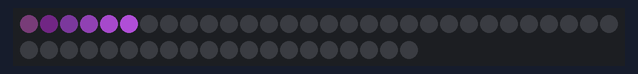
The sketch below on a simulated Arduino Uno, built with avr-gcc and run on an emulated ATmega328P. Parts: 50 RGB LEDs in strip order, left to right, continuing on the next row. Dim RGB values are drawn brighter than linear.

Above: at 0.15 s.
At 0.77 s:
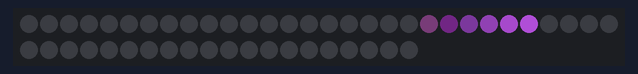
At 1.39 s:
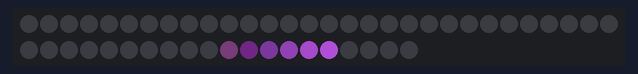

Measured:
- by itself, everything shown: repeats every 1.5 s, in 5 steps

The sketch:

Cylon-en-riktning-blue.ino
```cpp
#include "FastLED.h"

// Load with card: ArduinoUNO
// Programmer:     AVR ISP

// How many leds in your strip?
#define NUM_LEDS 50

// For led chips like Neopixels, which have a data line, ground, and power, you just
// need to define DATA_PIN.  For led chipsets that are SPI based (four wires - data, clock,
// ground, and power), like the LPD8806, define both DATA_PIN and CLOCK_PIN
#define DATA_PIN 3
#define CLOCK_PIN 13

// Define the array of leds
CRGB leds[NUM_LEDS];

void setup() {
	// FastLED.addLeds<NEOPIXEL,DATA_PIN>(leds, NUM_LEDS);
        FastLED.addLeds<WS2801, DATA_PIN, CLOCK_PIN, RGB>(leds, NUM_LEDS);

}

void loop() {

        int color1 = 200;

	// First slide the led in one direction
	int i = 0;
        while ( 1 ) {
                int led_0 = (i) % NUM_LEDS;
                int led_1 = (i+1) % NUM_LEDS;
                int led_2 = (i+2) % NUM_LEDS;
                int led_3 = (i+3) % NUM_LEDS;
                int led_4 = (i+4) % NUM_LEDS;
                int led_5 = (i+5) % NUM_LEDS;

		leds[led_0] = CHSV( color1, 128, 25);
                leds[led_1] = CHSV( color1, 128, 50);
                leds[led_2] = CHSV( color1, 128, 100);
                leds[led_3] = CHSV( color1, 128, 150);
                leds[led_4] = CHSV( color1, 128, 200);
                leds[led_5] = CHSV( color1, 128, 225);

                FastLED.show();
                leds[led_0]   = CRGB::Black;
                leds[led_1]   = CRGB::Black;
                leds[led_2]   = CRGB::Black;
                leds[led_3]   = CRGB::Black;
                leds[led_4]   = CRGB::Black;
                leds[led_5]   = CRGB::Black;
                i++;
                delay(30);
                }
	}
```
